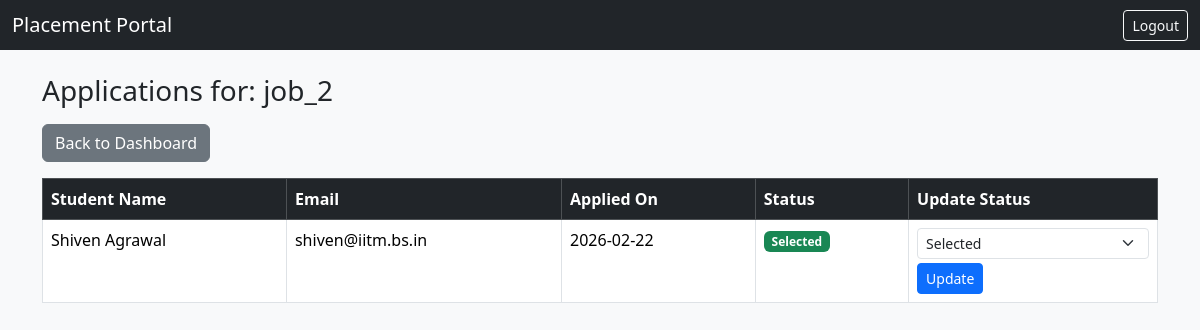
Before: /company/drives/2/applications (signed in) with the older database file.
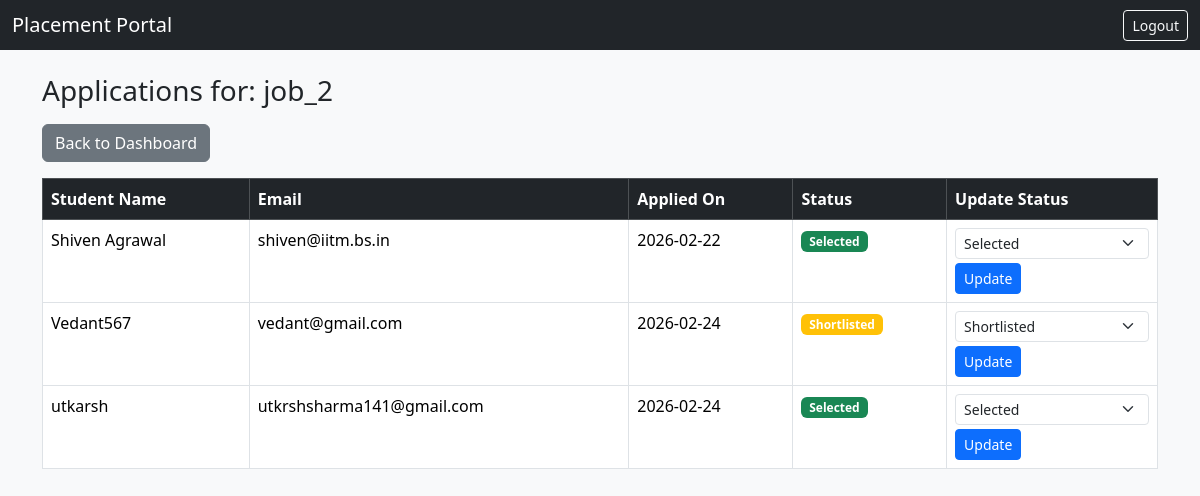
After: the same page with the newer database file.
### dp.py (models this page shows)
class Application(db.Model):
    __tablename__ = "applications"
    id = db.Column(db.Integer, primary_key=True)
    student_id = db.Column(
        db.Integer, db.ForeignKey("students.id"), nullable=False
    )
    drive_id = db.Column(
        db.Integer, db.ForeignKey("placement_drives.id"), nullable=False
    )
    appl_date = db.Column(db.DateTime, default=datetime.now(india_timezone))
    status = db.Column(db.String(20), default="Applied")
    student = db.relationship("Student", backref="applications")
    __table_args__ = (
        db.UniqueConstraint("student_id", "drive_id"),
    )

class Student(db.Model):
    __tablename__ = "students"
    id = db.Column(db.Integer, primary_key=True)
    user_id = db.Column(
        db.Integer, db.ForeignKey("users.id"), nullable=False
    )
    name = db.Column(db.String(100), nullable=False)
    status = db.Column(db.String(20), default="Pending")
    blacklisted = db.Column(db.Boolean, default=False)

class User(UserMixin, db.Model):
    __tablename__ = "users"
    id = db.Column(db.Integer, primary_key=True)
    email = db.Column(db.String(120), unique=True, nullable=False)
    password = db.Column(db.String(200), nullable=False)
    role = db.Column(db.String(20), nullable=False)
    student_profile = db.relationship(
        "Student", backref="user"
    )
    company_profile = db.relationship(
        "Company", backref="user"
    )

### app.py (the view)
@app.route("/company/drives/<int:drive_id>/applications")
@login_required
def view_applications(drive_id):
    if current_user.role != "company":
        abort(403)
    try:
        drive = PlacementDrive.query.get(drive_id)
    except:
        flash("Drive not found.")
        abort(404)
    user_id = current_user.id
    company = Company.query.filter_by(user_id=user_id).first()
    if not company:
        abort(403)
    if drive.company_id != company.id:
        abort(403)
    applications = drive.applications
    return render_template(
        "applications.html",
        drive=drive,
        applications=applications,
        update_status_url="/company/applications/update",
        back_url="/dashboard"
    )

### app.py (called while the page is built)
@login_manager.user_loader
def load_user(user_id):
    return User.query.get(int(user_id))

### templates/applications.html (shortened to what this page needs)
{% extends "index.html" %}
{% block content %}
<h3 class="mb-3">
    Applications for: {{ drive.job_title }}
</h3>
<a href="{{ back_url if back_url else '/dashboard' }}" class="btn btn-secondary mb-3">
    Back to Dashboard
</a>
<table class="table table-bordered">
    <thead class="table-dark">
        <tr>
            <th>Student Name</th>
            <th>Email</th>
            <th>Applied On</th>
            <th>Status</th>
            <th>Update Status</th>
        </tr>
    </thead>
    <tbody>
        {% for application in applications %}
        <tr>
            <td>{{ application.student.name }}</td>
            <td>{{ application.student.user.email }}</td>
            <td>{{ application.appl_date.strftime('%Y-%m-%d') }}</td>
            <td>
                {% if application.status == "Applied" %}
                <span class="badge bg-info">Applied</span>
                {% elif application.status == "Shortlisted" %}
                <span class="badge bg-warning">Shortlisted</span>
                {% elif application.status == "Selected" %}
                <span class="badge bg-success">Selected</span>
                {% elif application.status == "Rejected" %}
                <span class="badge bg-danger">Rejected</span>
                {% endif %}
            </td>
            <td>
                <form method="POST" action="{{ update_status_url }}/{{ application.id }}">
                    <select name="status" class="form-select form-select-sm mb-1">
                        <option value="Shortlisted" {% if application.status == "Shortlisted" %}selected{% endif %}>Shortlisted</option>
                        <option value="Selected" {% if application.status == "Selected" %}selected{% endif %}>Selected</option>
                    </select>
                    <button class="btn btn-sm btn-primary">
                        Update
                    </button>
                </form>
            </td>
        </tr>
        {% else %}
        <tr>
            <td colspan="5" class="text-center">
                No applications yet
            </td>
        </tr>
        {% endfor %}
    </tbody>
</table>
{% endblock %}

Changed rows visible on the page:
added Application: student.name "Vedant567", student.user.email "vedant@gmail.com", appl_date "2026-02-24", shows "Shortlisted", status "Shortlisted"
added Application: student.name "utkarsh", student.user.email "utkrshsharma141@gmail.com", appl_date "2026-02-24", shows "Selected", status "Selected"
